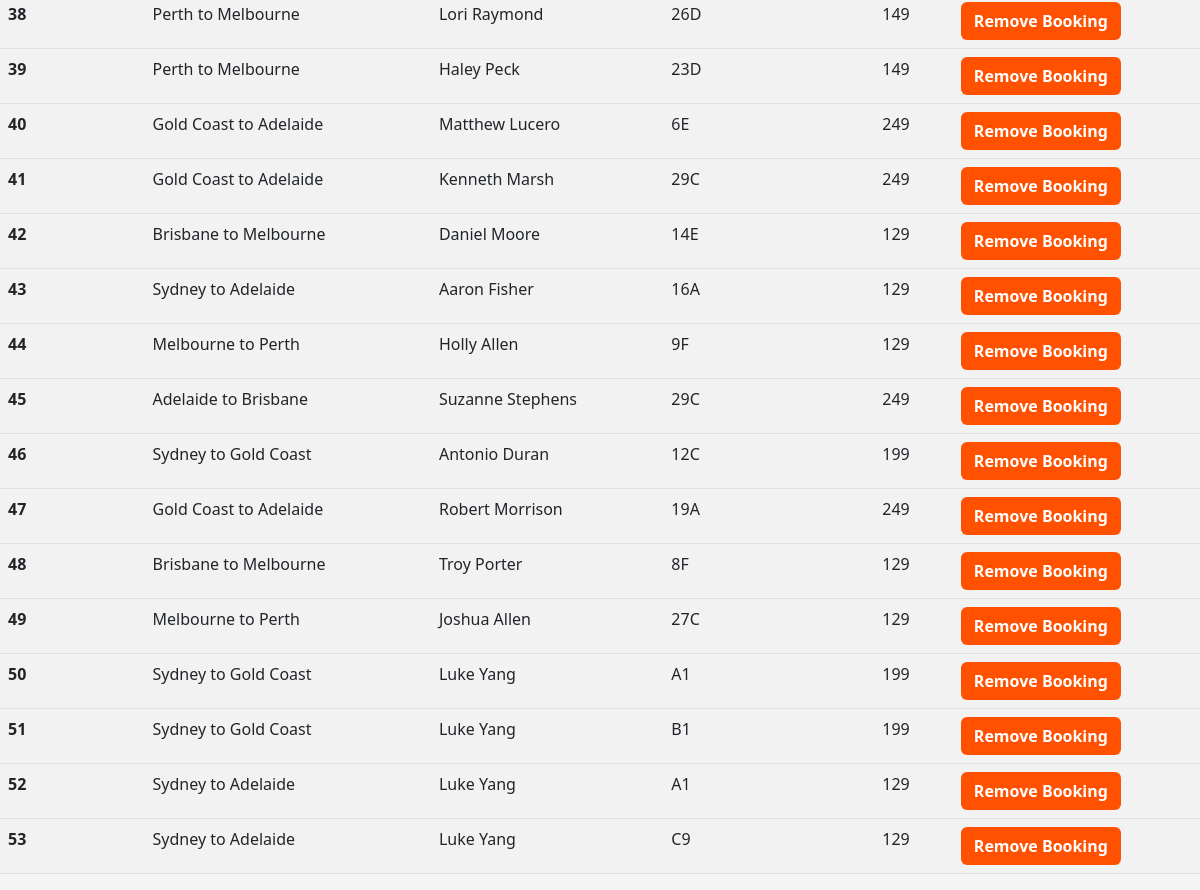
/admin (lower part), run on an earlier commit of the app's database.
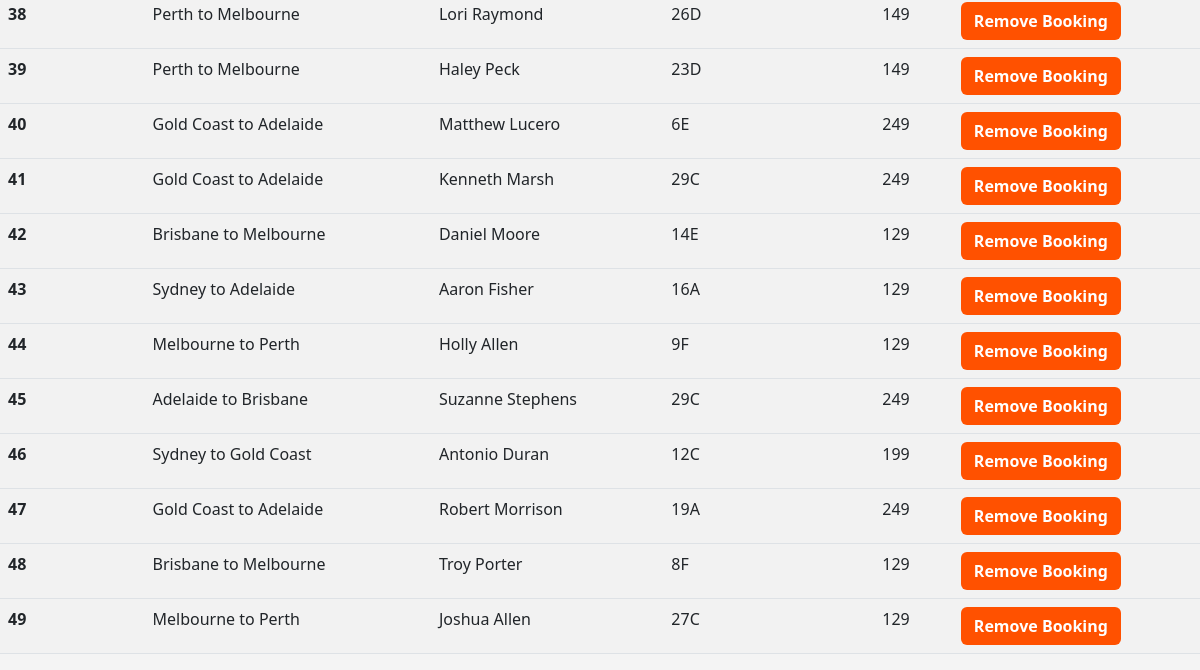
And on a later commit of the database.
### tables this page shows
CREATE TABLE bookings (
        booking_id INTEGER PRIMARY KEY AUTOINCREMENT,
        flight_id INTEGER,
        passenger_id INTEGER,
        seat_assignment TEXT,
        FOREIGN KEY(flight_id) REFERENCES flights(flight_id),
        FOREIGN KEY(passenger_id) REFERENCES    passengers(passenger_id)
    );

CREATE TABLE flights (
        flight_id INTEGER PRIMARY KEY AUTOINCREMENT,
        origin TEXT,
        destination TEXT,
        departure_time TEXT,
        capacity INTEGER,
        price INTEGER
    );

CREATE TABLE passengers (
        passenger_id INTEGER PRIMARY KEY AUTOINCREMENT,
        first_name TEXT,
        last_name TEXT,
        email TEXT,
        passport_num TEXT
    );

### app.py (the view)
@app.route('/admin', methods=['GET', 'POST'])
def admin():
    conn = get_db_connection()
    if request.method == "POST":
        booking_id = request.form.get("remove-btn")
        print(booking_id)
        conn.execute('DELETE FROM bookings WHERE booking_id == ?',(booking_id,))
    db_bookings = conn.execute('SELECT * FROM bookings').fetchall()
    db_passengers = conn.execute('SELECT * FROM passengers').fetchall()
    db_flights = conn.execute('SELECT * FROM flights').fetchall()
    conn.commit()
    conn.close()
    return render_template('admin.html',bookings=db_bookings, passengers=db_passengers,flights=db_flights)

### app.py (called while the page is built)
def get_db_connection():
    conn = sqlite3.connect('pedair.db')
    conn.row_factory = sqlite3.Row
    return conn

### templates/admin.html (shortened to what this page needs)
<!DOCTYPE html>
<html lang="en">
<head>
    <link href="https://cdn.jsdelivr.net/npm/bootstrap@5.3.0/dist/css/bootstrap.min.css" rel="stylesheet">
</head>
<body>
    <div>
    <table class="table table-responsive table-striped">
        {%for book in bookings%}
        <tbody>
            <tr>
            <th scope="row">{{book.booking_id}}</th>
            <td>{{flights[book.flight_id - 1][1]}} to {{flights[book.flight_id - 1][2]}}</td>
            <td>{{passengers[book.passenger_id-1][1]}} {{passengers[book.passenger_id-1][2]}}</td>
            <td>{{book.seat_assignment}}</td>
            <td>{{flights[book.flight_id - 1][5]}}</td>
            <td>
                <form action = "/admin" method = "POST">
                    <button class = "btn btn-orange" name = "remove-btn" value = "{{book.booking_id}}">Remove Booking</button>
                </form>
            </td>
            </tr>
        </tbody>
        {%endfor%}
    </table>
    </div>
</body>

### templates/admin.html (style rules this page uses)
:root { --jetstar-orange: #ff5100; --bg-light: #f4f4f4; }
body { background-color: var(--bg-light); font-family: 'Segoe UI', Roboto, sans-serif; }
.btn-orange { background-color: var(--jetstar-orange); color: white; font-weight: bold; }

What changed in the data, as far as the page shows it:
removed bookings: booking_id "50", {{ flights[book.flight_id - 1][1] }} "Sydney", {{ flights[book.flight_id - 1][2] }} "Gold Coast", seat_assignment "A1", {{ flights[book.flight_id - 1][5] }} "199"
no longer on this page (row unchanged): passengers: first_name "Luke", last_name "Yang"
removed bookings: booking_id "51", {{ flights[book.flight_id - 1][1] }} "Sydney", {{ flights[book.flight_id - 1][2] }} "Gold Coast", seat_assignment "B1", {{ flights[book.flight_id - 1][5] }} "199"
no longer on this page (row unchanged): passengers: first_name "Luke", last_name "Yang"
removed bookings: booking_id "52", {{ flights[book.flight_id - 1][1] }} "Sydney", {{ flights[book.flight_id - 1][2] }} "Adelaide", seat_assignment "A1", {{ flights[book.flight_id - 1][5] }} "129"
removed bookings: booking_id "53", {{ flights[book.flight_id - 1][1] }} "Sydney", {{ flights[book.flight_id - 1][2] }} "Adelaide", seat_assignment "C9", {{ flights[book.flight_id - 1][5] }} "129"
no longer on this page (row unchanged): passengers: first_name "Luke", last_name "Yang"
